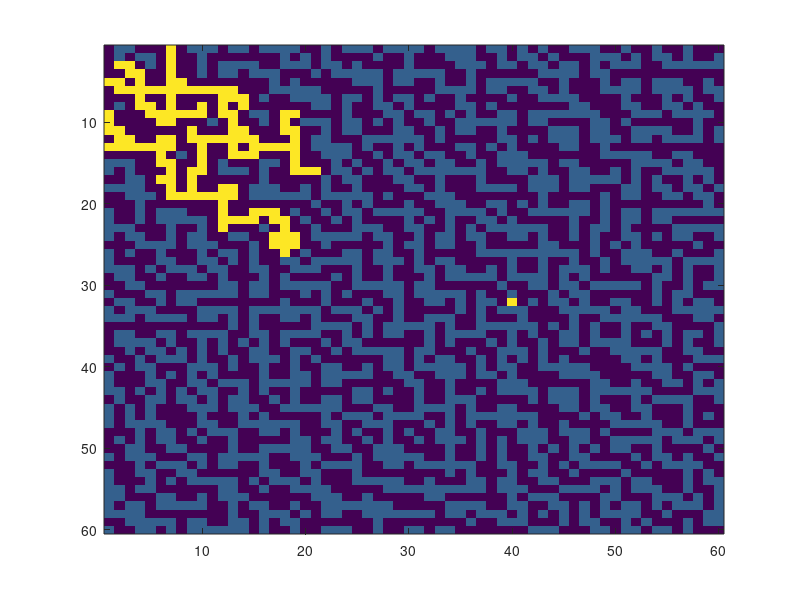

Source code (MATLAB):
function y2016_level12()
global d N w
N = 60;
P = zeros(N);

x = 0:N-1;
y = (0:N-1).';

Q = repmat(x.^2 + 3*x, N, 1) + 2.*repmat(x, N, 1).*repmat(y,1,N) + repmat(y + y.^2,1,N) + 1362;

c = sum(dec2bin(Q)=='1',2);
w = reshape(round(c/2) == c./2,N,N);
w = 1*w;
w(31+1,39+1)=5;


d = 0*w + Inf;
d(2,2) = 0;
d(w==0) = NaN;


x = 3;
y = 2;

new_step(x,y,0,1);

d(d==Inf)=NaN;

disp(['max dist = ' num2str(max(d(:)))]);
disp(['number of locations = ' num2str(2+sum(sum(~isnan(d))))]);




function new_step(x,y,d_prev,step)
global d N w
if d(x,y) > d_prev + 1
    d(x,y) = d_prev + 1;
    
    w(x,y) = 5;
    
    image(40*w./2)
    drawnow;
    
    % new step
    if step+1 <= 50
        if and(x+1 > 0, x+1 <= N)
            if ~isnan(d(x+1,y))
                new_step(x+1,y,d(x,y),step+1);
            end
        end
        if and(x-1 > 0, x-1 <= N)
            if ~isnan(d(x-1,y))
                new_step(x-1,y,d(x,y),step+1);
            end
        end
        if and(y+1 > 0, y+1 <= N)
            if ~isnan(d(x,y+1))
                new_step(x,y+1,d(x,y),step+1);
            end
        end
        if and(y-1 > 0, y-1 <= N)
            if ~isnan(d(x,y-1))
                new_step(x,y-1,d(x,y),step+1);
            end
        end
    end
end





